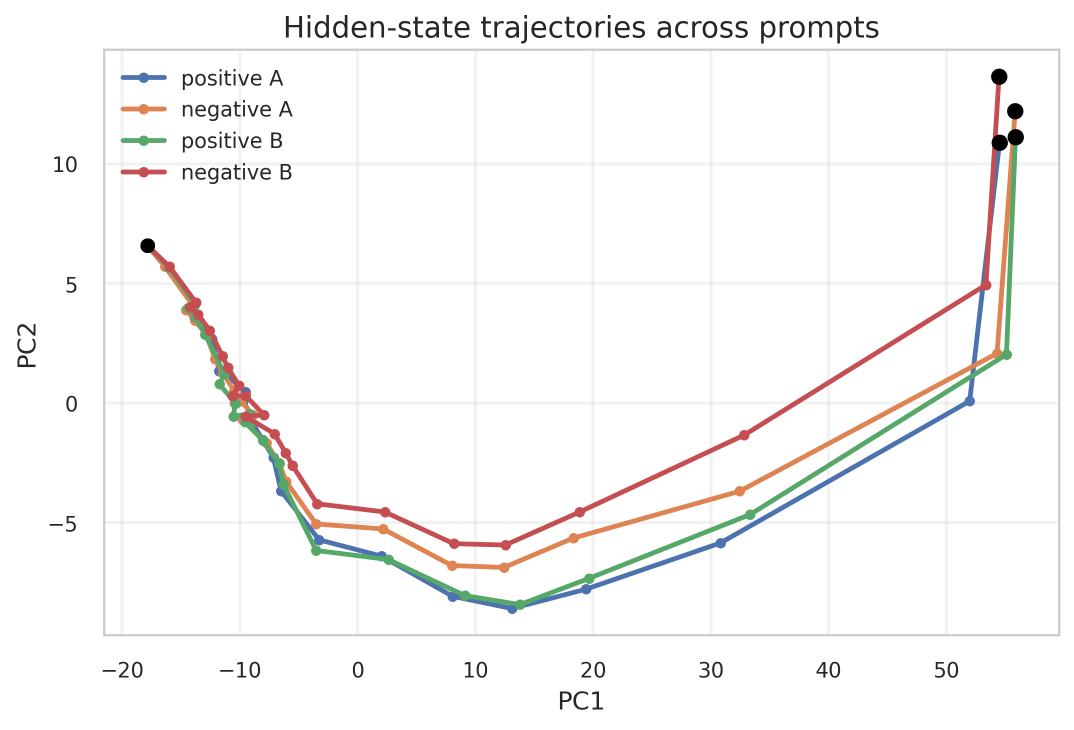
#> input picture parking/erfan_linearization_error/plots/paper_hidden_state_trajectories.png, 2147 x 1459 px (shown at 1/2 size)
$ python sketch_organized.py
#> lines starting #> are read from the running program, lines starting #| are printed output that depends on the picture
"""Assemble the paper sketch with real results wherever they are available."""

from __future__ import annotations

from pathlib import Path

import matplotlib as mpl
import matplotlib.pyplot as plt
import numpy as np
import pandas as pd
import seaborn as sns
from matplotlib.lines import Line2D
from matplotlib.patches import FancyArrowPatch, FancyBboxPatch


UNIT_DIR = Path(__file__).resolve().parent
PROJECT_ROOT = UNIT_DIR.parents[1]
PLOTS_DIR = UNIT_DIR / "plots"

TRUTH_RESULTS = PROJECT_ROOT / "parking/erfan_truthfulness_benchmark/plots/results.csv"
ID_RESULTS = PROJECT_ROOT / "parking/erfan_id_toxicity_benchmark/plots/results.csv"
OOD_RESULTS = PROJECT_ROOT / "parking/erfan_ood_steering_benchmark/plots/results.csv"
OOD_FAILURE_RESULTS = PROJECT_ROOT / "parking/ood_explore/plots/lqr_ood_failure_metrics.csv"
ADVERSARIAL_RESULTS = (
    PROJECT_ROOT / "parking/ood_adversarial/plots/adversarial_attempt_metrics.csv"
)
DISTIL_OOD_RESIDUALS = (
    PROJECT_ROOT
    / "parking/erfan_ood_target_selection/plots/selected_ood_targets_global3_distilgpt2.csv"
)
QWEN05_OOD_RESIDUALS = (
    PROJECT_ROOT
    / "parking/erfan_ood_target_selection/plots/selected_ood_targets_global3_qwen05b.csv"
)
HINF_EQUIVALENCE = PROJECT_ROOT / "parking/h_infinity_optimization/plots/equivalence.csv"
HINF_BENCHMARK = PROJECT_ROOT / "parking/h_infinity_optimization/plots/benchmark_summary.csv"

PANEL_STATUS = [
    ("fig1_framing", "A-B", "conceptual", "No experimental values required"),
    ("fig2_dynamics_and_residuals", "A-D", "real", "Existing dynamics, residual, and OOD analyses"),
    ("fig3_robust_steerability", "A", "conceptual", "Calibration-only workflow"),
    ("fig3_robust_steerability", "B-D", "placeholder", "Prospective prediction experiment missing"),
    ("fig4_id_controller_benchmark", "A-C", "real", "Current 50-record benchmark"),
    ("fig4_id_controller_benchmark", "D", "placeholder", "Intervention-energy comparison missing"),
    ("fig5_ood_controller_benchmark", "A-B", "real", "Five-model, 50-prompt OOD benchmark"),
    ("fig5_ood_controller_benchmark", "C-D", "real_preliminary", "Toxicity-only crossover; final experiment missing"),
    ("fig6_long_context_prediction", "A-C", "placeholder", "Context-length sweep missing"),
    ("figs1_hinf_validation", "A-D", "real", "H-infinity parity and optimization diagnostics"),
    ("figs2_nonlinearity_validation", "A", "placeholder", "Excursion analysis missing"),
    ("figs2_nonlinearity_validation", "B", "real", "Existing actual-versus-linearized layer trajectory"),
    ("figs2_nonlinearity_validation", "C-D", "placeholder", "Strength and coverage analyses missing"),
    ("figs3_tuning_and_ablations", "A-D", "placeholder", "Gain, calibration-size, and geometry sweeps missing"),
]

METHOD_COLORS = {
    "Original": "0.55",
    "A-LQR": "midnightblue",
    "S-PID": "darkorange",
    r"$H_\infty$": "darkgreen",
}
SHIFT_COLORS = {
    "ID": "midnightblue",
    "Natural OOD": "darkorange",
    "Adversarial": "darkred",
}


def setup_style() -> None:
    sns.set_theme(context="paper", style="ticks", palette="dark")
    plt.rcParams["font.family"] = "serif"
    plt.rcParams["mathtext.fontset"] = "cm"
    plt.rcParams["font.size"] = 9
    plt.rcParams["axes.titlesize"] = 11
    plt.rcParams["axes.labelsize"] = 10
    plt.rcParams["xtick.labelsize"] = 8
    plt.rcParams["ytick.labelsize"] = 8
    plt.rcParams["legend.fontsize"] = 8
    plt.rcParams["figure.titlesize"] = 16
    plt.rcParams["axes.spines.top"] = False
    plt.rcParams["axes.spines.right"] = False
    plt.rcParams["lines.linewidth"] = 1.5
    plt.rcParams["patch.linewidth"] = 0
    plt.rcParams["legend.frameon"] = False
    plt.rcParams["figure.dpi"] = 180
    plt.rcParams["savefig.dpi"] = 300
    plt.rcParams["savefig.facecolor"] = "white"
    plt.rcParams["savefig.transparent"] = False


def panel_label(ax: mpl.axes.Axes, label: str) -> None:
    ax.text(
        -0.08,
        1.14,
        label,
        transform=ax.transAxes,
        fontsize=11,
        fontweight="bold",
        va="top",
    )


def finish_axis(ax: mpl.axes.Axes, *, offset: int = 7) -> None:
    sns.despine(ax=ax, trim=True, offset=offset)


def save_figure(fig: mpl.figure.Figure, stem: str) -> None:
#> called with stem = 'fig1_framing'
    PLOTS_DIR.mkdir(parents=True, exist_ok=True)
    for suffix in ("pdf", "png"):
        fig.savefig(
            PLOTS_DIR / f"{stem}.{suffix}",
            bbox_inches="tight",
            facecolor="white",
            transparent=False,
        )
#> this loop made 2 passes
#> pass 1, in save_figure, `fig.savefig( PLOTS_DIR / f"{stem}.{suffix}", bbox_inches="tight", face..`:
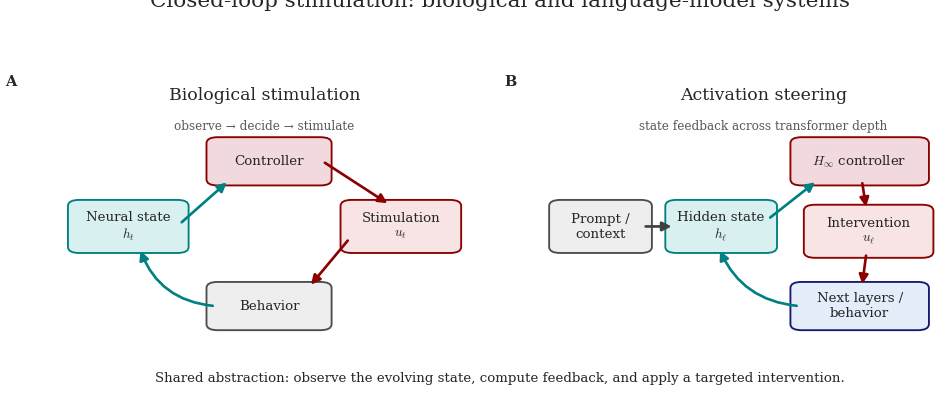
#> figure drawn by matplotlib, 2 panels
    plt.close(fig)


def status_badge(ax: mpl.axes.Axes, text: str, *, real: bool) -> None:
    ax.text(
        0.99,
        0.98,
        text,
        transform=ax.transAxes,
        ha="right",
        va="top",
        fontsize=7,
        color="darkgreen" if real else "0.35",
        fontweight="bold",
        bbox={"facecolor": "white", "edgecolor": "none", "alpha": 0.88, "pad": 1.5},
        zorder=20,
    )


def source_image_panel(ax: mpl.axes.Axes, path: Path, label: str) -> None:
#> called with label = 'A'
    ax.imshow(plt.imread(path))
    ax.axis("off")
    panel_label(ax, label)
    status_badge(ax, "REAL DATA", real=True)


def mark_placeholder(ax: mpl.axes.Axes) -> None:
    status_badge(ax, "PLACEHOLDER — EXPERIMENT MISSING", real=False)


def write_panel_status() -> None:
    table = pd.DataFrame(PANEL_STATUS, columns=["figure", "panels", "status", "basis"])
    table.to_csv(PLOTS_DIR / "panel_status.csv", index=False, lineterminator="\n")


def draw_box(
    ax: mpl.axes.Axes,
    xy: tuple[float, float],
    width: float,
    height: float,
    text: str,
    *,
    facecolor: str,
    edgecolor: str,
    fontsize: float = 10,
) -> None:
    box = FancyBboxPatch(
        xy,
        width,
        height,
        boxstyle="round,pad=0.02,rounding_size=0.025",
        facecolor=facecolor,
        edgecolor=edgecolor,
        linewidth=1.4,
    )
    ax.add_patch(box)
    ax.text(
        xy[0] + width / 2,
        xy[1] + height / 2,
        text,
        ha="center",
        va="center",
        fontsize=fontsize,
    )


def draw_arrow(
    ax: mpl.axes.Axes,
    start: tuple[float, float],
    end: tuple[float, float],
    *,
    color: str,
    connectionstyle: str = "arc3",
    linewidth: float = 2.0,
) -> None:
    ax.add_patch(
        FancyArrowPatch(
            start,
            end,
            arrowstyle="-|>",
            mutation_scale=14,
            color=color,
            linewidth=linewidth,
            connectionstyle=connectionstyle,
        )
    )


def make_fig1_framing() -> None:
    fig, axes = plt.subplots(1, 2, figsize=(10.4, 4.1))
    fig.suptitle("Closed-loop stimulation: biological and language-model systems", y=1.02)

    ax = axes[0]
    ax.set_title("Biological stimulation", fontsize=13)
    draw_box(ax, (0.08, 0.42), 0.23, 0.18, "Neural state\n" + r"$h_t$", facecolor="#d9f0f0", edgecolor="teal")
    draw_box(ax, (0.39, 0.70), 0.24, 0.16, "Controller", facecolor="#f2d9de", edgecolor="darkred")
    draw_box(ax, (0.69, 0.42), 0.23, 0.18, "Stimulation\n" + r"$u_t$", facecolor="#f8e4e4", edgecolor="darkred")
    draw_box(ax, (0.39, 0.10), 0.24, 0.16, "Behavior", facecolor="#eeeeee", edgecolor="0.3")
    draw_arrow(ax, (0.31, 0.52), (0.42, 0.70), color="teal")
    draw_arrow(ax, (0.63, 0.78), (0.78, 0.60), color="darkred")
    draw_arrow(ax, (0.69, 0.46), (0.60, 0.26), color="darkred")
    draw_arrow(ax, (0.39, 0.18), (0.22, 0.42), color="teal", connectionstyle="arc3,rad=-0.32")
    ax.text(0.50, 0.91, "observe → decide → stimulate", ha="center", fontsize=9, color="0.35")
    ax.set_xlim(0, 1)
    ax.set_ylim(0, 1)
    ax.axis("off")
    panel_label(ax, "A")

    ax = axes[1]
    ax.set_title("Activation steering", fontsize=13)
    draw_box(ax, (0.04, 0.42), 0.19, 0.18, "Prompt /\ncontext", facecolor="#eeeeee", edgecolor="0.3")
    draw_box(ax, (0.30, 0.42), 0.21, 0.18, "Hidden state\n" + r"$h_\ell$", facecolor="#d9f0f0", edgecolor="teal")
    draw_box(ax, (0.58, 0.70), 0.27, 0.16, r"$H_\infty$ controller", facecolor="#f2d9de", edgecolor="darkred")
    draw_box(ax, (0.61, 0.40), 0.25, 0.18, "Intervention\n" + r"$u_\ell$", facecolor="#f8e4e4", edgecolor="darkred")
    draw_box(ax, (0.58, 0.10), 0.27, 0.16, "Next layers /\nbehavior", facecolor="#e4edfa", edgecolor="midnightblue")
    draw_arrow(ax, (0.23, 0.51), (0.30, 0.51), color="0.25")
    draw_arrow(ax, (0.51, 0.54), (0.62, 0.70), color="teal")
    draw_arrow(ax, (0.72, 0.70), (0.73, 0.58), color="darkred")
    draw_arrow(ax, (0.73, 0.40), (0.72, 0.26), color="darkred")
    draw_arrow(ax, (0.58, 0.18), (0.40, 0.42), color="teal", connectionstyle="arc3,rad=-0.30")
    ax.text(0.50, 0.91, "state feedback across transformer depth", ha="center", fontsize=9, color="0.35")
    ax.set_xlim(0, 1)
    ax.set_ylim(0, 1)
    ax.axis("off")
    panel_label(ax, "B")

    fig.text(
        0.5,
        0.03,
        "Shared abstraction: observe the evolving state, compute feedback, and apply a targeted intervention.",
        ha="center",
        fontsize=10,
    )
    fig.tight_layout(rect=(0, 0.08, 1, 0.95), w_pad=2.0)
    save_figure(fig, "fig1_framing")


def make_fig2_dynamics_and_residuals() -> None:
    rng = np.random.default_rng(2151)
    fig, axes = plt.subplots(2, 2, figsize=(10.8, 7.4))
    fig.suptitle("Representation dynamics and residual failure modes", y=1.01)

    source_image_panel(
        axes[0, 0],
        PROJECT_ROOT / "parking/erfan_linearization_error/plots/paper_hidden_state_trajectories.png",
        "A",
    )
    source_image_panel(
        axes[0, 1],
        PROJECT_ROOT / "parking/residual_checks/plots/layer_residuals.png",
        "B",
    )
#> call 2 of source_image_panel, with label = 'B'
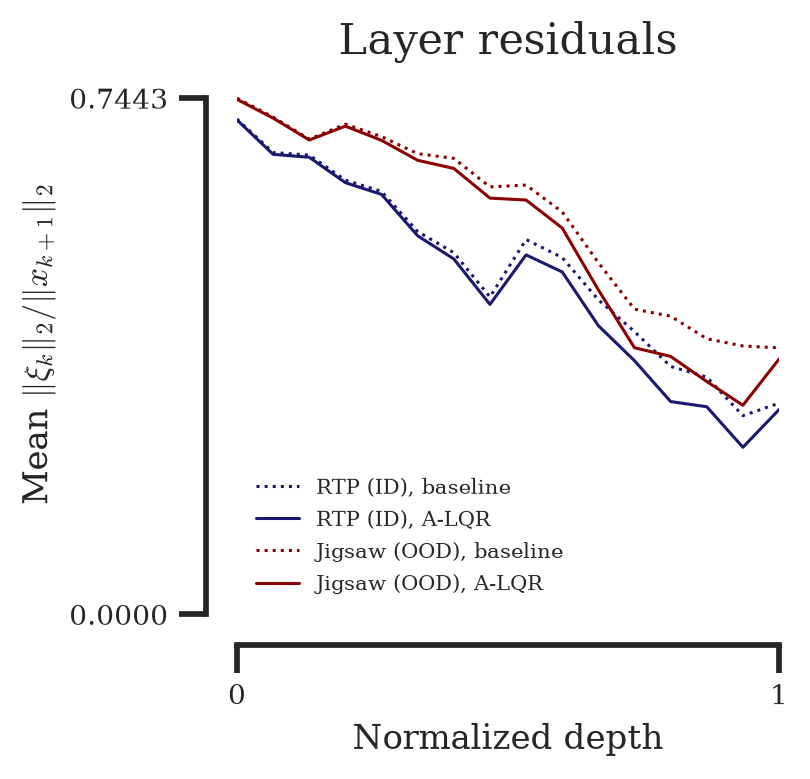
#> input picture parking/residual_checks/plots/layer_residuals.png, 810 x 779 px

    ax = axes[1, 0]
#> (the run stopped early here; a loop or call above may not have finished)
